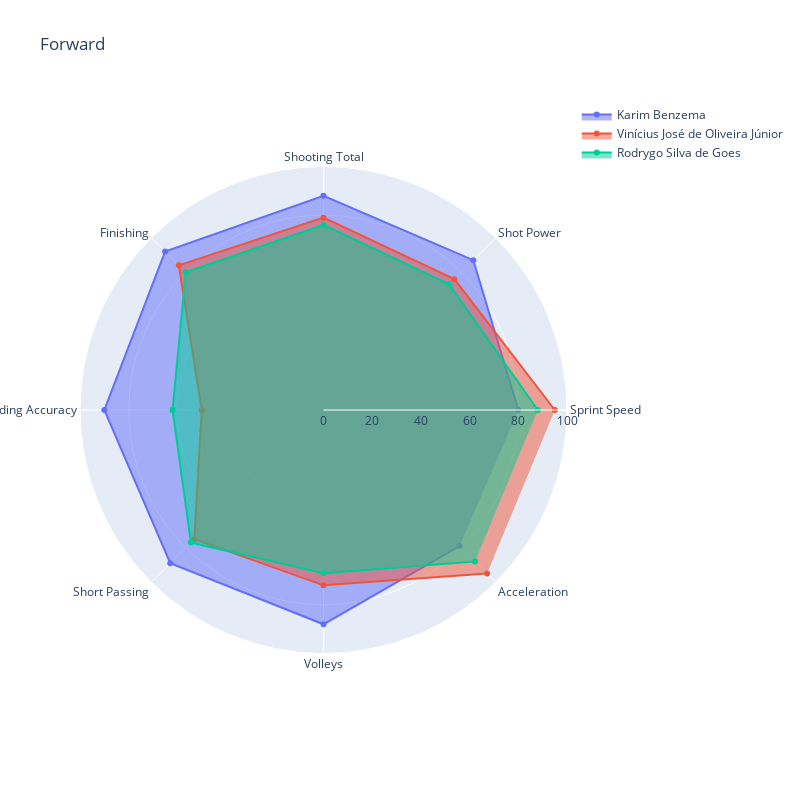

Source (notebook cell):
### Code cell
#Plotting a radar with multiple players:

fig = go.Figure()

fig.add_trace(go.Scatterpolar(
      r=player_values[0, 1:],
      theta=categories_forward,
      fill='toself',
      name=player_values[0, 0]
))
fig.add_trace(go.Scatterpolar(
      r=player_values[1, 1:],
      theta=categories_forward,
      fill='toself',
      name=player_values[1, 0]
))

fig.add_trace(go.Scatterpolar(
      r=player_values[2, 1:],
      theta=categories_forward,
      fill='toself',
      name=player_values[2, 0]
))

fig.update_layout(
  polar=dict(
    radialaxis=dict(
      visible=True,
      range=[0, 100] #We can play with range for changing visibility
    )),
  showlegend=True,
  title = 'Forward',
  height=800,
  width=800,
)

fig.show()

### Figure 1 — Plotly figure (JSON) as saved in the notebook; plotly's stock layout.template omitted (floating-point values rounded to 4 significant figures)
{"data": [{"fill": "toself", "name": "Karim Benzema", "r": [80, 87, 88, 92, 90, 89, 88, 79], "theta": ["Sprint Speed", "Shot Power", "Shooting Total", "Finishing", "Heading Accuracy", "Short Passing", "Volleys", "Acceleration"], "type": "scatterpolar"}, {"fill": "toself", "name": "Vinícius José de Oliveira Júnior", "r": [95, 76, 79, 84, 50, 75, 72, 95], "theta": ["Sprint Speed", "Shot Power", "Shooting Total", "Finishing", "Heading Accuracy", "Short Passing", "Volleys", "Acceleration"], "type": "scatterpolar"}, {"fill": "toself", "name": "Rodrygo Silva de Goes", "r": [88, 73, 76, 80, 62, 77, 67, 88], "theta": ["Sprint Speed", "Shot Power", "Shooting Total", "Finishing", "Heading Accuracy", "Short Passing", "Volleys", "Acceleration"], "type": "scatterpolar"}], "layout": {"height": 800, "polar": {"radialaxis": {"range": [0, 100], "visible": true}}, "showlegend": true, "title": {"text": "Forward"}, "width": 800}}
